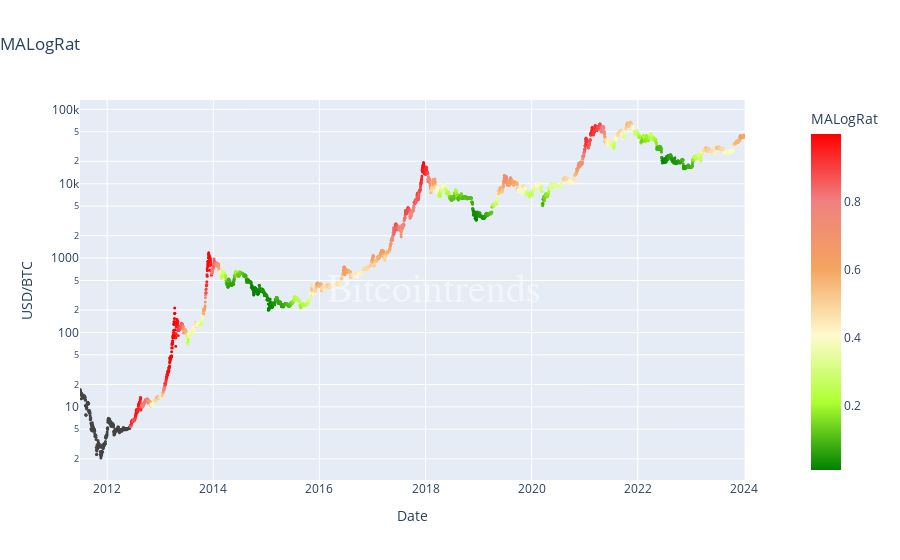

Notebook code cell kept with this figure:
### Markdown cell above
# Plots

### Code cell
import pandas as pd
import numpy as np
import plotly.graph_objects as go
from plotly.subplots import make_subplots
import plotly.express as px

def colored_metric(df, metric_name, metric_format, user_role = 0, range_vals = None, color_map = "jet"):
    
    #Defines parameters for blurring users
    user0_days_blurred = 365
    user1_days_blurred = 90
    
    if user_role == 0:
        df = df.copy()
        df.iloc[-user0_days_blurred:] = None
    
    elif user_role == 1:
        df = df.copy()
        df.iloc[-user1_days_blurred:] = None

    if range_vals:
        
        min_lim = range_vals[0]
        low_lim = range_vals[1]
        high_lim = range_vals[2]
        max_lim = range_vals[3]
       
        #Preprocessing inputs
        mid_lim1 = (high_lim - low_lim)*1/3 + low_lim
        mid_lim2 = (high_lim - low_lim)*2/3 + low_lim

        n_low = (low_lim-min_lim)/(max_lim - min_lim)
        n_high = (high_lim-min_lim)/(max_lim - min_lim)
        n_mid1 = (mid_lim1-min_lim) /(max_lim - min_lim)
        n_mid2 = (mid_lim2-min_lim) /(max_lim - min_lim)
    
        color_map = [[0,"green"],[n_low,"greenyellow"], [n_mid1,"lemonchiffon"], [n_mid2,"sandybrown"], [n_high,"lightcoral"], [1,"red"]] #lawngreen, crimson

    fig = go.Figure()

    # Create figure with secondary y-axis
    fig = make_subplots(specs=[[{"secondary_y": True}]])

    fig.add_trace(go.Scatter(
        x=df.index,
        y=df["Price"],
        mode = 'markers',
        name = 'Price',
        customdata = df[metric_name],
        hovertemplate='<br>'.join([
                '$%{y:'+'.1f'+'}',
                metric_name + ': %{customdata:' + metric_format + '}',
            ]),
        marker=dict(size=3,color = df[metric_name],showscale=True, colorbar=dict(title = metric_name), colorscale= color_map),
        ),secondary_y=False)
    
    fig.update_xaxes(range=[df.index[1], df.index[-1]])
    
    dark_theme = "floralWhite"
    
    if user_role == 0:

        fig.update_layout(
            shapes=[dict(
                type="rect",
#                 xref="paper",
                yref="paper",
                x0 = df.index[-user0_days_blurred],
                y0= 0,
                x1= df.index[-1],
                y1= 1,
                fillcolor=dark_theme,
                opacity = 1,
                layer="above",
                line_dash = "solid",
                line_width=3,
                line_color = dark_theme
                )],

            annotations = [dict(
                name="draft watermark",
                text="Bitcointrends",
                textangle=0,
                opacity=0.5,
                font=dict(color="white", size=40, family = "Arial"),
                xref="paper",
                yref="paper",
                x=0.5,
                y=0.5,
                showarrow=False,
                )]

                        )
        #Makes the plot static when rendered out
        config = {'staticPlot': True}
        
    elif user_role == 1:

        fig.update_layout(
            shapes=[dict(
                type="rect",
#                 xref="paper",
                yref="paper",
                x0 = df.index[-user1_days_blurred],
                y0= 0,
                x1= df.index[-1],
                y1= 1,
                fillcolor=dark_theme,
                opacity = 1,
                layer="above",
                line_dash = "solid",
                line_width=3,
                line_color = dark_theme
                )],

            annotations = [dict(
                name="draft watermark",
                text="Bitcointrends",
                textangle=0,
                opacity=0.5,
                font=dict(color="white", size=40, family = "Arial"),
                xref="paper",
                yref="paper",
                x=0.5,
                y=0.5,
                showarrow=False,
                )]

                        )

        #Makes the plot static when rendered out
        config = {'staticPlot': False}
    
    else:
        fig.update_layout(
            annotations = [dict(
                name="draft watermark",
                text="Bitcointrends",
                textangle=0,
                opacity=0.5,
                font=dict(color="white", size=40, family = "Arial"),
                xref="paper",
                yref="paper",
                x=0.5,
                y=0.5,
                showarrow=False,
                )]

                        )
        
        #Makes the plot static when rendered out
        config = {'staticPlot': False}

    #Defines figure properties
    fig.update_layout(
        title = metric_name,
        title_x=0,
        xaxis_title= "Date",
        yaxis_title= "USD/BTC",
        yaxis_type="log",
        coloraxis_colorbar=dict(title="Your Title"),
        xaxis_rangeslider_visible=False,
        hovermode="x unified",
        autosize=True,
    )
    
    

    return fig.show(config = config)

#========================================================================
#Example usage
metric = "MALogRat"

#User role 0
colored_metric(df = df_bitcoin.set_index("Date"), 
               metric_name = metric,
               metric_format =  "2.f",
               user_role = 2,
               range_vals = [0,
                             0.2,
                             0.8,
                             1], #This ranges comes from the metadata. 
               color_map = "jet", #If no value is given in range_vals, this color is used
               )
    
# #User role 1
# colored_metric(df = df, 
#                metric_name = metric,
#                metric_format = df_metadata.loc[metric]["format"],
#                user_role = 1,
#                range_vals = [df[metric].min(),
#                              df_metadata.loc[metric]["low"],
#                              df_metadata.loc[metric]["high"],
#                              df[metric].max()], #This ranges comes from the metadata. 
#                color_map = "jet", #If no value is given in range_vals, this color is used
#                )

# #User role 2 and 3
# colored_metric(df = df, 
#                metric_name = metric,
#                metric_format = df_metadata.loc[metric]["format"],
#                user_role = 2,
#                range_vals = [df[metric].min(),
#                              df_metadata.loc[metric]["low"],
#                              df_metadata.loc[metric]["high"],
#                              df[metric].max()], #This ranges comes from the metadata. 
#                color_map = "jet", #If no value is given in range_vals, this color is used
#                )

### Figure 1 — Plotly figure (JSON) as saved in the notebook; plotly's stock layout.template omitted (floating-point values rounded to 4 significant figures; data arrays with more than 128 entries replaced by an {"elided": "..."} marker saying what was removed)
{"data": [{"customdata": {"elided": "4577 float values"}, "hovertemplate": "$%{y:.1f}<br>MALogRat: %{customdata:2.f}", "marker": {"color": {"elided": "4577 float values"}, "colorbar": {"title": {"text": "MALogRat"}}, "colorscale": [[0, "green"], [0.2, "greenyellow"], [0.4, "lemonchiffon"], [0.6, "sandybrown"], [0.8, "lightcoral"], [1, "red"]], "showscale": true, "size": 3}, "mode": "markers", "name": "Price", "type": "scatter", "x": {"elided": "4577 str values"}, "xaxis": "x", "y": {"elided": "4577 float values"}, "yaxis": "y"}], "layout": {"annotations": [{"font": {"color": "white", "family": "Arial", "size": 40}, "name": "draft watermark", "opacity": 0.5, "showarrow": false, "text": "Bitcointrends", "textangle": 0, "x": 0.5, "xref": "paper", "y": 0.5, "yref": "paper"}], "autosize": true, "coloraxis": {"colorbar": {"title": {"text": "Your Title"}}}, "hovermode": "x unified", "title": {"text": "MALogRat", "x": 0}, "xaxis": {"anchor": "y", "domain": [0, 0.94], "range": ["2011-06-28T00:00:00", "2024-01-06T00:00:00"], "rangeslider": {"visible": false}, "title": {"text": "Date"}}, "yaxis": {"anchor": "x", "domain": [0, 1], "title": {"text": "USD/BTC"}, "type": "log"}, "yaxis2": {"anchor": "x", "overlaying": "y", "side": "right"}}}
